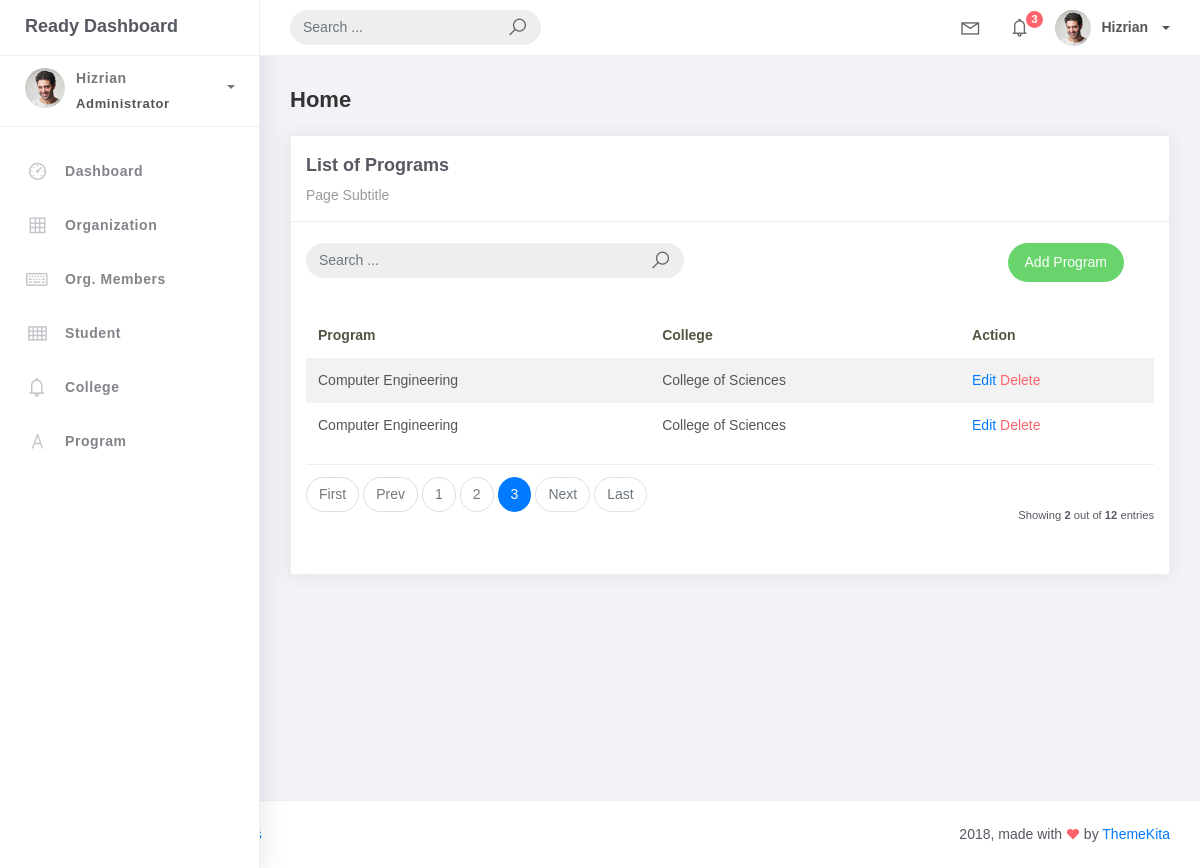
The page /program_list/?page=3 on the database as committed earlier.
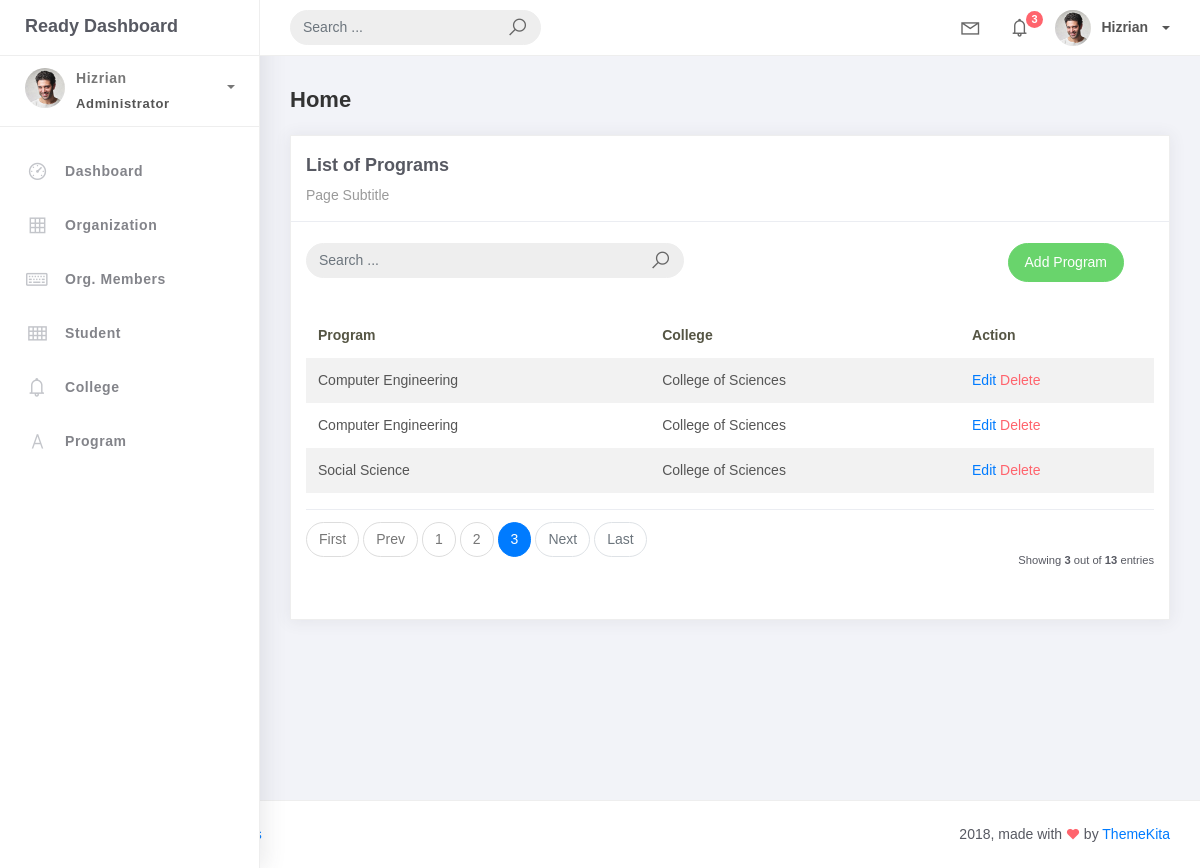
The same page on the database as committed later.
### studentorg/models.py (models this page shows, shortened)
class BaseModel(models.Model):
    created_at = models.DateTimeField(auto_now_add=True, db_index=True)
    updated_at = models.DateTimeField(auto_now=True)
    class Meta:
        abstract = True

class Program(BaseModel):
    prog_name = models.CharField(max_length=150)
    college = models.ForeignKey(College, on_delete=models.CASCADE)

class College(BaseModel):
    college_name = models.CharField(max_length=150)
    def __str__(self):
        return self.college_name

### studentorg/views.py (the view)
# urls.py: path('program_list/', ProgramList.as_view(), name='program_list'),
class ProgramList(ListView):
    model = Program
    context_object_name = 'programs'
    template_name = 'program_list.html'
    paginate_by = 5
    def get_queryset(self, *args, **kwargs):
        qs = super(ProgramList, self).get_queryset(*args, **kwargs)
        query = self.request.GET.get('q')
        if query:
            qs = qs.filter(
                Q(college__college_name__icontains=query)|
                Q(prog_name__icontains=query)
            )
        return qs

### templates/program_list.html
{% extends 'base.html' %}
{% load static %}
{% block content %}
<div class="content">
    <div class="container-fluid">
        <h4 class="page-title">Home</h4>
        <div class="row">
            <div class="col-md-12">
                <div class="card">
                    <div class="card-header">
                        <div class="card-title">List of Programs</div>
                        <div class="card-category">Page Subtitle</div>
                    </div>
                    <br />
                    <div class="col-md-12 row">
                        <div class="col-md-6">
                            <form class="navbar-left navbar-form nav-search mr-md-3" action="{% url 'program_list' %}">
                                <div class="input-group">
                                    <input type="text" placeholder="Search ..." class="form-control" name="q" value="{{ request.GET.q }}" >
                                    <div class="input-group-append">
                                        <span class="input-group-text">
                                            <i class="la la-search search-icon"></i>
                                        </span>
                                    </div>
                                </div>
                            </form>
                        </div>
                        <div class="col-md-6">
                            <div class="pull-right">
                                <a href="{% url 'program-add' %}" class="btn btn-success btn-rounded">Add Program</a>
                            </div>
                        </div>
                    </div>
                    <div class="card-body">
                        <table class="table table-striped mt-3">
                            <thead>
                                <tr>
                                    <th scope="col">Program</th>
                                    <th scope="col">College</th>
                                    <th scope="col">Action</th>
                                </tr>
                            </thead>
                            <tbody>
                                {% for object in object_list %}
                                <tr>
                                    <td>{{ object.prog_name }}</td>
                                    <td>{{ object.college }}</td>
                                    <td>
                                        <a href="{% url 'program-update' object.id %}">Edit</a>
                                        <a href="{% url 'program-delete' object.id %}" class="text-danger">Delete</a>
                                    </td>
                                </tr>
                                {% empty %}
                                <tr>
                                    <td colspan="3" style="text-align: center;">
                                        <p class="text-sm font-weight-bold mb-0">No Records Found</p>
                                    </td>
                                </tr>
                                {% endfor %}
                            </tbody>
                        </table>
                        {% include 'includes/pagination.html' %}
                    </div>
                </div>
            </div>
        </div>
    </div>
</div>
{% endblock %}

Rows that differ between the two databases and show on the page:
added Program: prog_name "Social Science", college "College of Sciences"
Other text that changed with them:
{{ object_list.count }}: "2" → "3"
{{ paginator.count }}: "12" → "13"
